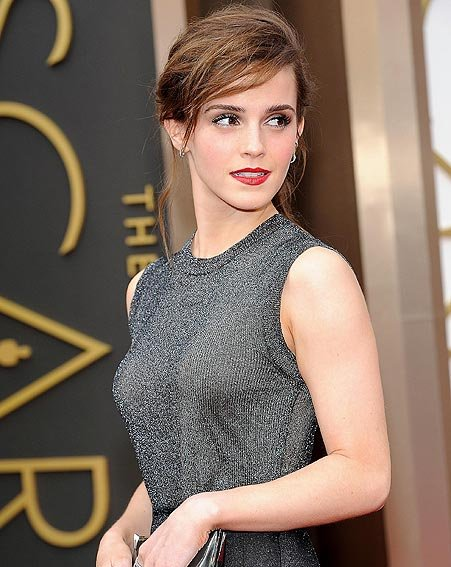
#> input picture Save Image/face sample10.jpg, 451 x 567 px, found by its file name
$ python 'Save Image.py'
#> lines starting #> are read from the running program, lines starting #| are printed output that depends on the picture
import numpy as np
import cv2

my_img = cv2.imread("G:\\Python DB\\images\\face sample10.jpg" , 1)
#> my_img is the input picture: shape (567, 451, 3); mean B, G, R 100, 112.8, 131.3
cv2.imshow("Image" , my_img)
img = cv2.imread("G:\\Python DB\\images\\face sample10.jpg" , 0)
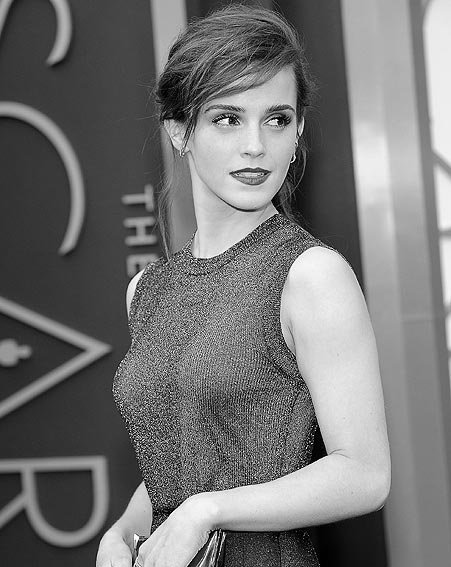
#> img: shape (567, 451); min 0, max 255, mean 116.9
k = cv2.waitKey(0) & 0xFF
#> (key Esc is pressed here)
if k== ord('s'):
    cv2.imwrite("G:\\Python DB\\images\\face sample11.jpg",img)
    print("Success")
cv2.destroyAllWindows()
